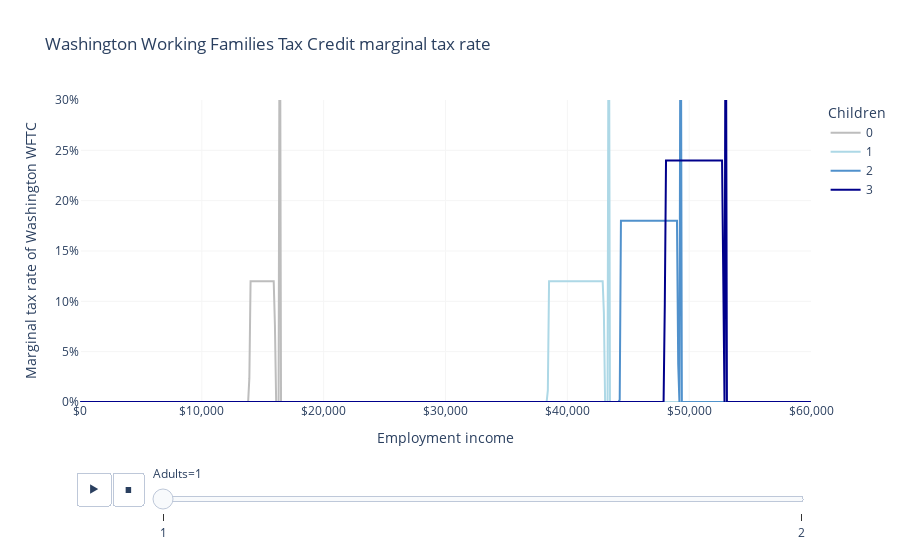

Notebook source saved alongside this figure:
### Markdown cell above
The WA WFTC creates marginal tax rates ranging from 12 to 18 percent, plus downward spikes at the first dollar when households become eligible, and spikes reflecting the eligibility cliff, either from the minimum benefit to zero, or from some other amount to no longer being eligible for the federal EITC.

### Code cell
fig = px.line(
    df,
    "employment_income",
    "mtr",
    color="children",
    animation_frame="adults",
    labels=LABELS,
    title="Washington Working Families Tax Credit marginal tax rate",
    color_discrete_map=COLOR_MAP,
)
fig.update_layout(
    xaxis_tickformat="$,",
    yaxis_tickformat=".0%",
    plot_bgcolor="white",
    xaxis_gridcolor=LIGHT_GRAY,
    yaxis_gridcolor=LIGHT_GRAY,
    yaxis_range=[0, 0.3],
)
fig.show()

### Figure 1 — Plotly figure (JSON) as saved in the notebook; plotly's stock layout.template omitted (floating-point values rounded to 4 significant figures; data arrays with more than 128 entries replaced by an {"elided": "..."} marker saying what was removed)
{"data": [{"hovertemplate": "Children=0<br>Adults=1<br>Employment income=%{x}<br>Marginal tax rate of Washington WFTC=%{y}<extra></extra>", "legendgroup": "0", "line": {"color": "#BDBDBD", "dash": "solid"}, "marker": {"symbol": "circle"}, "mode": "lines", "name": "0", "orientation": "v", "showlegend": true, "type": "scatter", "x": {"elided": "601 int values"}, "xaxis": "x", "y": {"elided": "601 float values"}, "yaxis": "y"}, {"hovertemplate": "Children=1<br>Adults=1<br>Employment income=%{x}<br>Marginal tax rate of Washington WFTC=%{y}<extra></extra>", "legendgroup": "1", "line": {"color": "lightblue", "dash": "solid"}, "marker": {"symbol": "circle"}, "mode": "lines", "name": "1", "orientation": "v", "showlegend": true, "type": "scatter", "x": {"elided": "601 int values"}, "xaxis": "x", "y": {"elided": "601 float values"}, "yaxis": "y"}, {"hovertemplate": "Children=2<br>Adults=1<br>Employment income=%{x}<br>Marginal tax rate of Washington WFTC=%{y}<extra></extra>", "legendgroup": "2", "line": {"color": "#5091cc", "dash": "solid"}, "marker": {"symbol": "circle"}, "mode": "lines", "name": "2", "orientation": "v", "showlegend": true, "type": "scatter", "x": {"elided": "601 int values"}, "xaxis": "x", "y": {"elided": "601 float values"}, "yaxis": "y"}, {"hovertemplate": "Children=3<br>Adults=1<br>Employment income=%{x}<br>Marginal tax rate of Washington WFTC=%{y}<extra></extra>", "legendgroup": "3", "line": {"color": "darkblue", "dash": "solid"}, "marker": {"symbol": "circle"}, "mode": "lines", "name": "3", "orientation": "v", "showlegend": true, "type": "scatter", "x": {"elided": "601 int values"}, "xaxis": "x", "y": {"elided": "601 float values"}, "yaxis": "y"}], "layout": {"legend": {"title": {"text": "Children"}, "tracegroupgap": 0}, "plot_bgcolor": "white", "sliders": [{"active": 0, "currentvalue": {"prefix": "Adults="}, "len": 0.9, "pad": {"b": 10, "t": 60}, "steps": [{"args": [["1"], {"frame": {"duration": 0, "redraw": false}, "fromcurrent": true, "mode": "immediate", "transition": {"duration": 0, "easing": "linear"}}], "label": "1", "method": "animate"}, {"args": [["2"], {"frame": {"duration": 0, "redraw": false}, "fromcurrent": true, "mode": "immediate", "transition": {"duration": 0, "easing": "linear"}}], "label": "2", "method": "animate"}], "x": 0.1, "xanchor": "left", "y": 0, "yanchor": "top"}], "title": {"text": "Washington Working Families Tax Credit marginal tax rate"}, "updatemenus": [{"buttons": [{"args": [null, {"frame": {"duration": 500, "redraw": false}, "fromcurrent": true, "mode": "immediate", "transition": {"duration": 500, "easing": "linear"}}], "label": "&#9654;", "method": "animate"}, {"args": [[null], {"frame": {"duration": 0, "redraw": false}, "fromcurrent": true, "mode": "immediate", "transition": {"duration": 0, "easing": "linear"}}], "label": "&#9724;", "method": "animate"}], "direction": "left", "pad": {"r": 10, "t": 70}, "showactive": false, "type": "buttons", "x": 0.1, "xanchor": "right", "y": 0, "yanchor": "top"}], "xaxis": {"anchor": "y", "domain": [0, 1], "gridcolor": "#F5F5F5", "tickformat": "$,", "title": {"text": "Employment income"}}, "yaxis": {"anchor": "x", "domain": [0, 1], "gridcolor": "#F5F5F5", "range": [0, 0.3], "tickformat": ".0%", "title": {"text": "Marginal tax rate of Washington WFTC"}}}}
